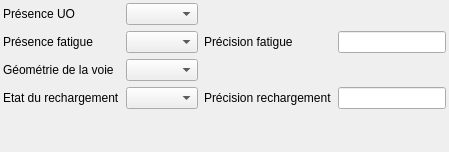
             <widget class="QWidget" name="tab">
              <attribute name="title">
               <string>Usure des rails</string>
              </attribute>
              <layout class="QGridLayout" name="gridLayout_6">
               <property name="margin">
                <number>3</number>
               </property>
               <item row="4" column="2">
                <widget class="QLabel" name="label_15">
                 <property name="text">
                  <string>Précision rechargement</string>
                 </property>
                 <property name="wordWrap">
                  <bool>true</bool>
                 </property>
                </widget>
               </item>
               <item row="1" column="3">
                <widget class="QLineEdit" name="lineEdit_precisionfatigue"/>
               </item>
               <item row="1" column="2">
                <widget class="QLabel" name="label_12">
                 <property name="text">
                  <string>Précision fatigue</string>
                 </property>
                 <property name="wordWrap">
                  <bool>true</bool>
                 </property>
                </widget>
               </item>
               <item row="4" column="3">
                <widget class="QLineEdit" name="lineEdit_precisionrechargement"/>
               </item>
               <item row="4" column="1">
                <widget class="QComboBox" name="comboBox_etatrechargement"/>
               </item>
               <item row="3" column="1">
                <widget class="QComboBox" name="comboBox_geovoie"/>
               </item>
               <item row="0" column="0">
                <widget class="QLabel" name="label_10">
                 <property name="text">
                  <string>Présence UO</string>
                 </property>
                 <property name="wordWrap">
                  <bool>true</bool>
                 </property>
                </widget>
               </item>
               <item row="0" column="1">
                <widget class="QComboBox" name="comboBox_presenceUO"/>
               </item>
               <item row="1" column="0">
                <widget class="QLabel" name="label_11">
                 <property name="text">
                  <string>Présence fatigue</string>
                 </property>
                 <property name="wordWrap">
                  <bool>true</bool>
                 </property>
                </widget>
               </item>
               <item row="3" column="0">
                <widget class="QLabel" name="label_13">
                 <property name="text">
                  <string>Géométrie de la voie</string>
                 </property>
                 <property name="wordWrap">
                  <bool>true</bool>
                 </property>
                </widget>
               </item>
               <item row="1" column="1">
                <widget class="QComboBox" name="comboBox_presencefatigue"/>
               </item>
               <item row="4" column="0">
                <widget class="QLabel" name="label_14">
                 <property name="text">
                  <string>Etat du rechargement</string>
                 </property>
                 <property name="wordWrap">
                  <bool>true</bool>
                 </property>
                </widget>
               </item>
               <item row="5" column="2">
                <spacer name="verticalSpacer_7">
                 <property name="orientation">
                  <enum>Qt::Vertical</enum>
                 </property>
                 <property name="sizeHint" stdset="0">
                  <size>
                   <width>20</width>
                   <height>40</height>
                  </size>
                 </property>
                </spacer>
               </item>
              </layout>
             </widget>
